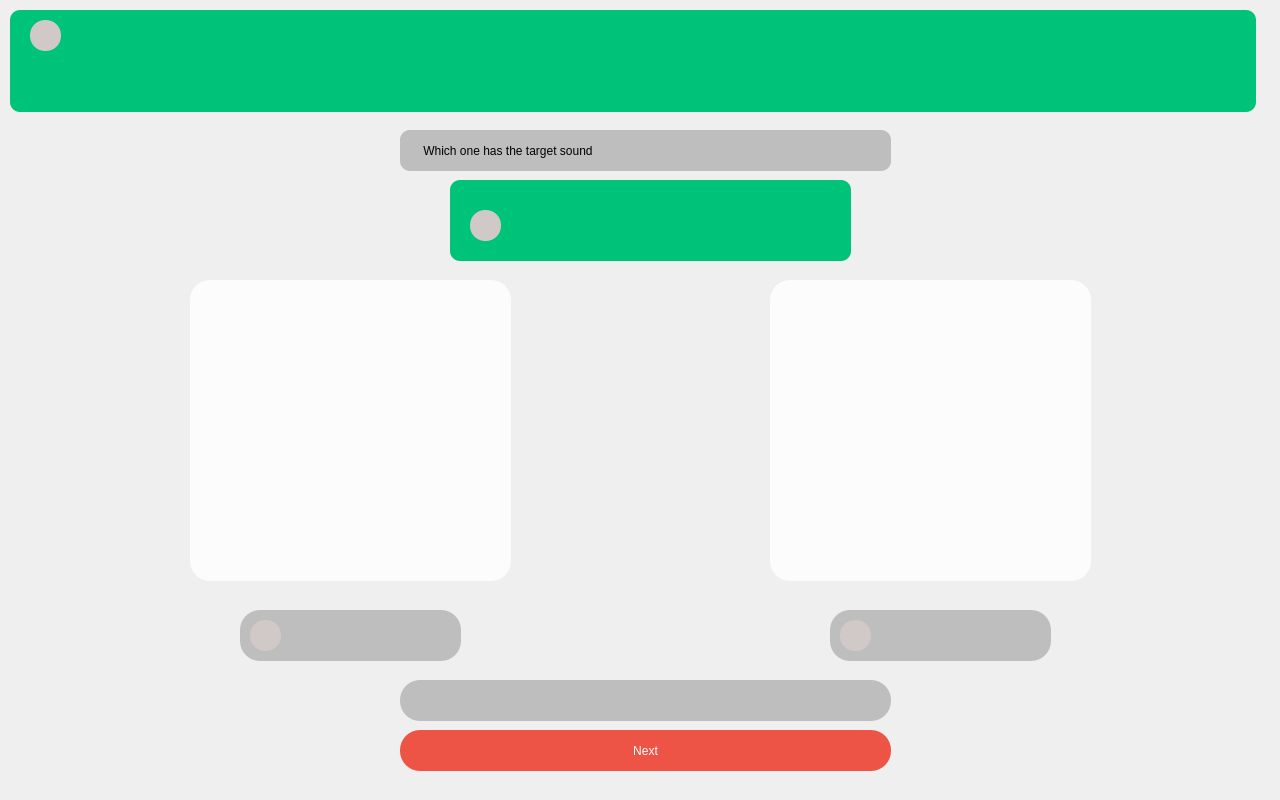
<?xml version="1.0" encoding="UTF-8"?>
<ui version="4.0">
 <class>Dialog</class>
 <widget class="QDialog" name="Dialog">
  <property name="geometry">
   <rect>
    <x>0</x>
    <y>0</y>
    <width>1280</width>
    <height>800</height>
   </rect>
  </property>
  <property name="windowTitle">
   <string>Dialog</string>
  </property>
  <widget class="QLabel" name="soundname">
   <property name="geometry">
    <rect>
     <x>10</x>
     <y>10</y>
     <width>1246</width>
     <height>102</height>
    </rect>
   </property>
   <property name="styleSheet">
    <string notr="true">background: rgb(0, 195, 122);
border-radius: 10px 10px 20px 20px;
opacity: 1;</string>
   </property>
   <property name="text">
    <string>&lt;html&gt;&lt;head/&gt;&lt;body&gt;&lt;p align=&quot;center&quot;&gt;&lt;br/&gt;&lt;/p&gt;&lt;/body&gt;&lt;/html&gt;</string>
   </property>
  </widget>
  <widget class="QPushButton" name="backbutton">
   <property name="geometry">
    <rect>
     <x>30</x>
     <y>20</y>
     <width>31</width>
     <height>31</height>
    </rect>
   </property>
   <property name="styleSheet">
    <string notr="true">border-radius: 15px 15px 35px 35px;
background-color: rgb(208, 201, 199);</string>
   </property>
   <property name="text">
    <string/>
   </property>
   <property name="icon">
    <iconset>
     <normaloff>images/back.png</normaloff>images/back.png</iconset>
   </property>
  </widget>
  <widget class="QLabel" name="label">
   <property name="geometry">
    <rect>
     <x>400</x>
     <y>130</y>
     <width>491</width>
     <height>41</height>
    </rect>
   </property>
   <property name="styleSheet">
    <string notr="true">border-radius: 10px 10px 20px 20px;
font: 16pt &quot;MS Shell Dlg 2&quot;;
background-color: rgb(190, 190, 190);
opacity: 1;</string>
   </property>
   <property name="text">
    <string>       Which one has the target sound</string>
   </property>
  </widget>
  <widget class="QLabel" name="label_2">
   <property name="geometry">
    <rect>
     <x>400</x>
     <y>680</y>
     <width>491</width>
     <height>41</height>
    </rect>
   </property>
   <property name="styleSheet">
    <string notr="true">border-radius: 20px 20px 35px 35px;
font: 16pt &quot;MS Shell Dlg 2&quot;;
background-color: rgb(190, 190, 190);
opacity: 1;</string>
   </property>
   <property name="text">
    <string/>
   </property>
  </widget>
  <widget class="QPushButton" name="nextbutton">
   <property name="geometry">
    <rect>
     <x>400</x>
     <y>730</y>
     <width>491</width>
     <height>41</height>
    </rect>
   </property>
   <property name="styleSheet">
    <string notr="true">border-radius: 20px 20px 35px 35px;
background-color: rgb(238, 84, 69);
color: rgb(255, 0, 0);

color: rgb(255, 255, 255);

font: 75 16pt &quot;MS Shell Dlg 2&quot;;</string>
   </property>
   <property name="text">
    <string>Next</string>
   </property>
  </widget>
  <widget class="QPushButton" name="Sbutton">
   <property name="geometry">
    <rect>
     <x>470</x>
     <y>210</y>
     <width>31</width>
     <height>31</height>
    </rect>
   </property>
   <property name="styleSheet">
    <string notr="true">border-radius: 15px 15px 35px 35px;
background-color: rgb(208, 201, 199);</string>
   </property>
   <property name="text">
    <string/>
   </property>
   <property name="icon">
    <iconset>
     <normaloff>images/speaker-interface-audio-symbol.png</normaloff>images/speaker-interface-audio-symbol.png</iconset>
   </property>
  </widget>
  <widget class="QLabel" name="wordname">
   <property name="geometry">
    <rect>
     <x>450</x>
     <y>180</y>
     <width>401</width>
     <height>81</height>
    </rect>
   </property>
   <property name="styleSheet">
    <string notr="true">background: rgb(0, 195, 122);
font: 8pt &quot;Myriad Hebrew&quot;;
border-radius: 10px 10px 20px 20px;
opacity: 1;</string>
   </property>
   <property name="text">
    <string>&lt;html&gt;&lt;head/&gt;&lt;body&gt;&lt;p align=&quot;center&quot;&gt;&lt;br/&gt;&lt;/p&gt;&lt;/body&gt;&lt;/html&gt;</string>
   </property>
  </widget>
  <widget class="QLabel" name="label_4">
   <property name="geometry">
    <rect>
     <x>770</x>
     <y>280</y>
     <width>321</width>
     <height>301</height>
    </rect>
   </property>
   <property name="styleSheet">
    <string notr="true">background-color: rgb(252, 252, 252);
border-radius: 20px 20px 35px 35px;
opacity: 1;
</string>
   </property>
   <property name="text">
    <string/>
   </property>
  </widget>
  <widget class="QPushButton" name="SB1">
   <property name="geometry">
    <rect>
     <x>250</x>
     <y>620</y>
     <width>31</width>
     <height>31</height>
    </rect>
   </property>
   <property name="styleSheet">
    <string notr="true">border-radius: 15px 15px 35px 35px;
background-color: rgb(208, 201, 199);</string>
   </property>
   <property name="text">
    <string/>
   </property>
   <property name="icon">
    <iconset>
     <normaloff>images/speaker-interface-audio-symbol.png</normaloff>images/speaker-interface-audio-symbol.png</iconset>
   </property>
  </widget>
  <widget class="QPushButton" name="B1">
   <property name="geometry">
    <rect>
     <x>240</x>
     <y>610</y>
     <width>221</width>
     <height>51</height>
    </rect>
   </property>
   <property name="whatsThis">
    <string>&lt;html&gt;&lt;head/&gt;&lt;body&gt;&lt;p align=&quot;right&quot;&gt;منبه&lt;/p&gt;&lt;/body&gt;&lt;/html&gt;</string>
   </property>
   <property name="styleSheet">
    <string notr="true">border-radius: 20px 20px 35px 35px;
font: 16pt &quot;MS Shell Dlg 2&quot;;
background-color: rgb(190, 190, 190);
opacity: 1;</string>
   </property>
   <property name="text">
    <string/>
   </property>
  </widget>
  <widget class="QPushButton" name="SB2">
   <property name="geometry">
    <rect>
     <x>840</x>
     <y>620</y>
     <width>31</width>
     <height>31</height>
    </rect>
   </property>
   <property name="styleSheet">
    <string notr="true">border-radius: 15px 15px 35px 35px;
background-color: rgb(208, 201, 199);</string>
   </property>
   <property name="text">
    <string/>
   </property>
   <property name="icon">
    <iconset>
     <normaloff>images/speaker-interface-audio-symbol.png</normaloff>images/speaker-interface-audio-symbol.png</iconset>
   </property>
  </widget>
  <widget class="QPushButton" name="B2">
   <property name="geometry">
    <rect>
     <x>830</x>
     <y>610</y>
     <width>221</width>
     <height>51</height>
    </rect>
   </property>
   <property name="whatsThis">
    <string>&lt;html&gt;&lt;head/&gt;&lt;body&gt;&lt;p align=&quot;right&quot;&gt;منبه&lt;/p&gt;&lt;/body&gt;&lt;/html&gt;</string>
   </property>
   <property name="styleSheet">
    <string notr="true">border-radius: 20px 20px 35px 35px;
font: 16pt &quot;MS Shell Dlg 2&quot;;
background-color: rgb(190, 190, 190);
opacity: 1;</string>
   </property>
   <property name="text">
    <string/>
   </property>
  </widget>
  <widget class="QLabel" name="label_5">
   <property name="geometry">
    <rect>
     <x>190</x>
     <y>280</y>
     <width>321</width>
     <height>301</height>
    </rect>
   </property>
   <property name="styleSheet">
    <string notr="true">background-color: rgb(252, 252, 252);
border-radius: 20px 20px 35px 35px;
opacity: 1;
</string>
   </property>
   <property name="text">
    <string/>
   </property>
  </widget>
  <widget class="QLabel" name="wordsound">
   <property name="geometry">
    <rect>
     <x>320</x>
     <y>630</y>
     <width>55</width>
     <height>16</height>
    </rect>
   </property>
   <property name="text">
    <string/>
   </property>
  </widget>
  <widget class="QLabel" name="wordsound_2">
   <property name="geometry">
    <rect>
     <x>910</x>
     <y>630</y>
     <width>55</width>
     <height>16</height>
    </rect>
   </property>
   <property name="text">
    <string/>
   </property>
  </widget>
  <widget class="QLabel" name="Smedia">
   <property name="geometry">
    <rect>
     <x>500</x>
     <y>220</y>
     <width>55</width>
     <height>16</height>
    </rect>
   </property>
   <property name="text">
    <string/>
   </property>
  </widget>
  <zorder>wordsound_2</zorder>
  <zorder>wordsound</zorder>
  <zorder>B2</zorder>
  <zorder>B1</zorder>
  <zorder>wordname</zorder>
  <zorder>soundname</zorder>
  <zorder>backbutton</zorder>
  <zorder>label</zorder>
  <zorder>label_2</zorder>
  <zorder>nextbutton</zorder>
  <zorder>Sbutton</zorder>
  <zorder>label_4</zorder>
  <zorder>SB1</zorder>
  <zorder>SB2</zorder>
  <zorder>label_5</zorder>
  <zorder>Smedia</zorder>
 </widget>
 <resources/>
 <connections/>
</ui>
